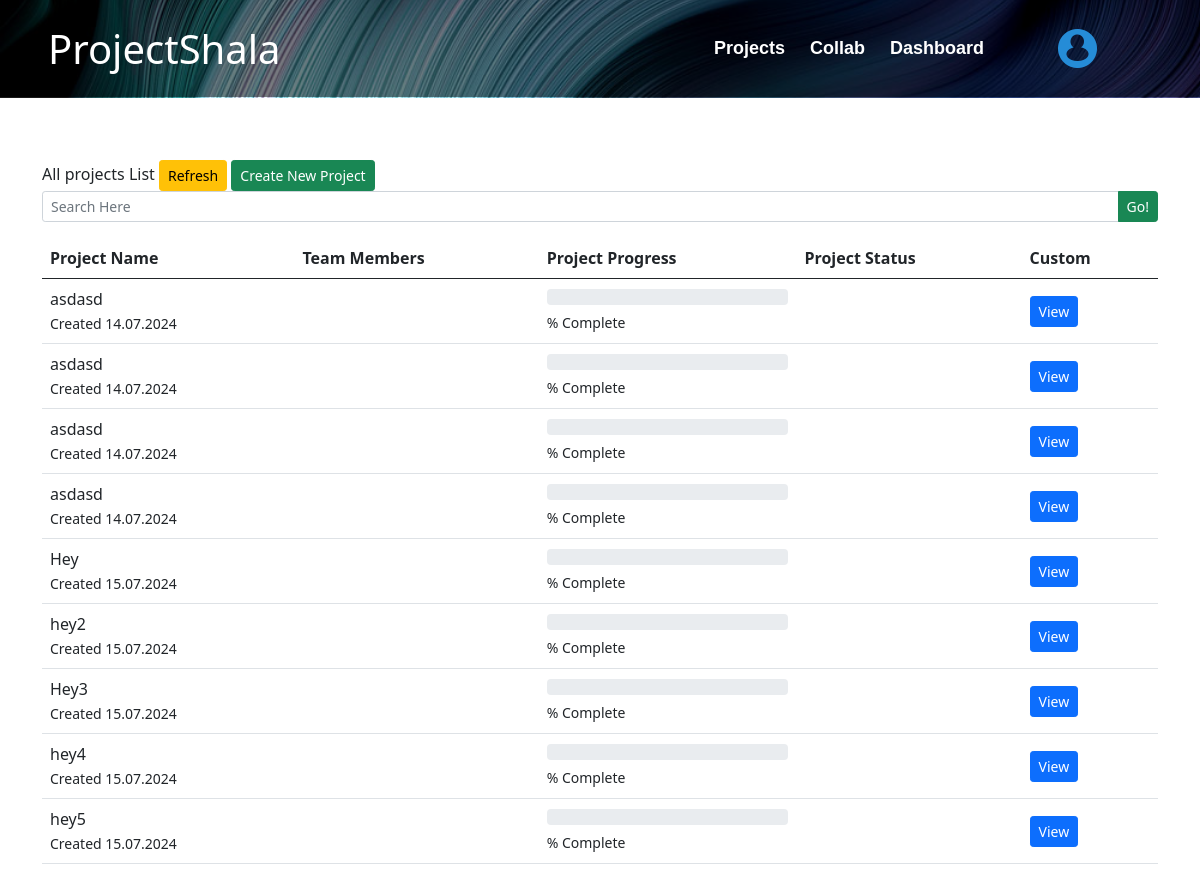
Page /projects on the earlier database version.
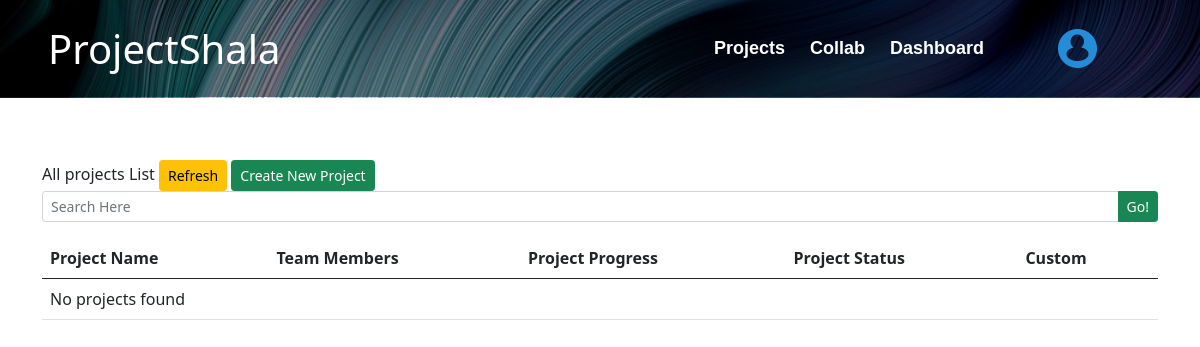
Same page on the later database version.
### main/models.py (models this page shows)
class Project(Model):
    title = CharField(max_length=120)
    description = TextField()
    start_date = DateTimeField(default=now)
    end_date = DateTimeField(null=True, blank=True)
    rating = FloatField()
    progress = IntegerField(default=0)
    host = ManyToManyField(User, related_name='hosts', blank=True)
    user = ManyToManyField(User, related_name='users', blank=True)
    invited = ManyToManyField('User', related_name='invited', blank=True)
    potential_user = ManyToManyField('User', related_name='PotentialUser', blank=True)
    assignments = ManyToManyField('Assignment', related_name='ProjectAssignment', blank=True)
    status = CharField(max_length=120)
    comments = ManyToManyField('Discussion', related_name='ProjectDiscussion', blank=True)
    tags = JSONField(default=list, blank=True)
    languages = JSONField(default=list, blank=True)
    skills = JSONField(default=list, blank=True)

### main/views.py (the view)
# urls.py: path('projects', Projects, name='projects'),
@csrf_exempt
def Projects(request):
    data = {}
    try:
        data = {"projects" : Project.objects.all()}
        print(data["projects"][0].host)
    except Exception as e:
        print("An error occurred:", e)
        traceback.print_exc()
    return render(request, "projects/index.html", data)

### templates/projects/index.html (shortened to what this page needs)
{% load static %}
<!DOCTYPE html>
<html lang="en">
<head>
    <link href="https://cdn.jsdelivr.net/npm/bootstrap@5.0.0/dist/css/bootstrap.min.css" rel="stylesheet">
    <link rel="stylesheet" href="{% static 'projects/styles.css' %}">
</head>
<body>
    {% include 'navbar.html' %}
    <div class="container" style="padding-top:10em;">
        <section class="panel">
            <header class="panel-heading">
                All projects List
                    <button type="button" id="loading-btn" class="btn btn-warning btn-sm"> Refresh</button>
                    <a href="addproject" class="btn btn-success btn-sm"> Create New Project</a>
            </header>
            <div class="panel-body">
                <div class="row mb-3">
                    <div class="col-md-12">
                        <div class="input-group">
                            <input type="text" placeholder="Search Here" class="form-control form-control-sm">
                            <button type="button" class="btn btn-success btn-sm"> Go!</button>
                        </div>
                    </div>
                </div>
            </div>
            <table class="table table-hover p-table">
                <thead>
                    <tr>
                        <th>Project Name</th>
                        <th>Team Members</th>
                        <th>Project Progress</th>
                        <th>Project Status</th>
                        <th>Custom</th>
                    </tr>
                </thead>
                <tbody>
                    {% if projects %}
                        {% for project in projects %}
                            <tr>
                                <td class="p-name">
                                    {{ project.title }}
                                    <br>
                                    <small>Created {{ project.start_date|date:"d.m.Y" }}</small>
                                </td>
                                <td class="p-team">
                                </td>
                                <td class="p-progress">
                                    <div class="progress">
                                    </div>
                                    <small>{{ project.overall_progress }}% Complete</small>
                                </td>
                                <td>
                                </td>
                                <td>
                                    <a href="{% url 'project' project.id %}" class="btn btn-primary btn-sm">
                                         View
                                    </a>
                                </td>
                            </tr>
                        {% endfor %}
                    {% else %}
                        <tr>
                            <td colspan="5">No projects found</td>
                        </tr>
                    {% endif %}
                </tbody>
            </table>
        </section>
    </div>
</body>
</html>

### templates/navbar.html (shortened to what this page needs)
{% load static %}
<link href="https://cdn.jsdelivr.net/npm/bootstrap@5.0.0/dist/css/bootstrap.min.css" rel="stylesheet">
<div class="container-fluid position-relative p-0">
  <nav class="navbar navbar-expand-lg navbar-dark px-5 py-3 py-lg-0">
    <a href="/" class="navbar-brand p-0">
        <h1 class="m-0">
            ProjectShala
        </h1>
    </a>
    <div class="collapse navbar-collapse" id="navbarCollapse">
        <div class="navbar-nav ms-auto py-0">
            <a href="{% url 'projects' %}" class="nav-item nav-link {% if active_page == 'projects' %}active{% endif %}">Projects</a>
            <a href="{% url 'colab' %}" class="nav-item nav-link {% if active_page == 'collab' %}active{% endif %}">Collab</a>
            <a href="{% url 'dashboard' %}" class="nav-item nav-link {% if active_page == 'dashb' %}active{% endif %}">Dashboard</a>
        </div>
        <button type="button" class="btn text-primary ms-3" data-bs-toggle="modal" data-bs-target="#searchModal"></button>
        <a href="{% url 'profile' %}" class="nav-link text-primary ms-3">
            <img class="w-50" src="{% static 'images/Subtract.png' %}" alt="Profile" style="vertical-align: middle;">
        </a>
    </div>
  </nav>
</div>

### static/projects/styles.css (style rules this page uses)
.p-table th, .p-table td { vertical-align: middle !important; }
.btn-success { background-color: #78CD51; border-color: #78CD51; color: #FFFFFF; }
.btn-warning { background-color: #f1c500; border-color: #f1c500; color: #FFFFFF; }

Differences in the rows shown:
removed Project: title "asdasd", start_date "14.07.2024"
removed Project: title "asdasd", start_date "14.07.2024"
removed Project: title "asdasd", start_date "14.07.2024"
removed Project: title "asdasd", start_date "14.07.2024"
removed Project: title "Hey", start_date "15.07.2024"
removed Project: title "hey2", start_date "15.07.2024"
removed Project: title "Hey3", start_date "15.07.2024"
removed Project: title "hey4", start_date "15.07.2024"
removed Project: title "hey5", start_date "15.07.2024"
Other differences:
text now shown: "No projects found"
